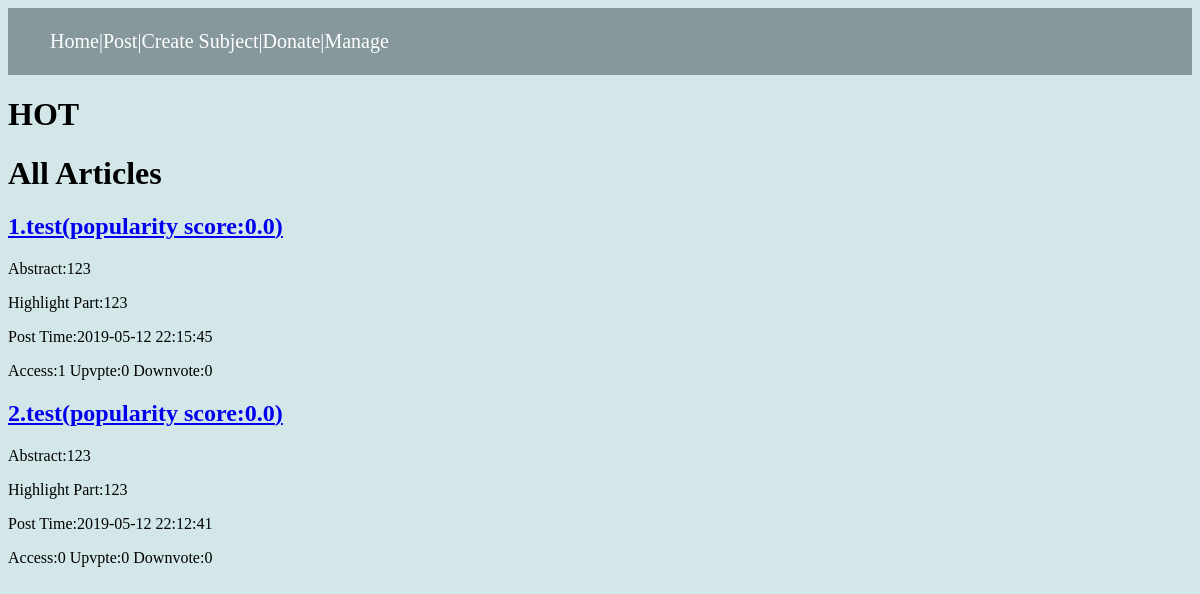
The app's page /subject/1, older data.
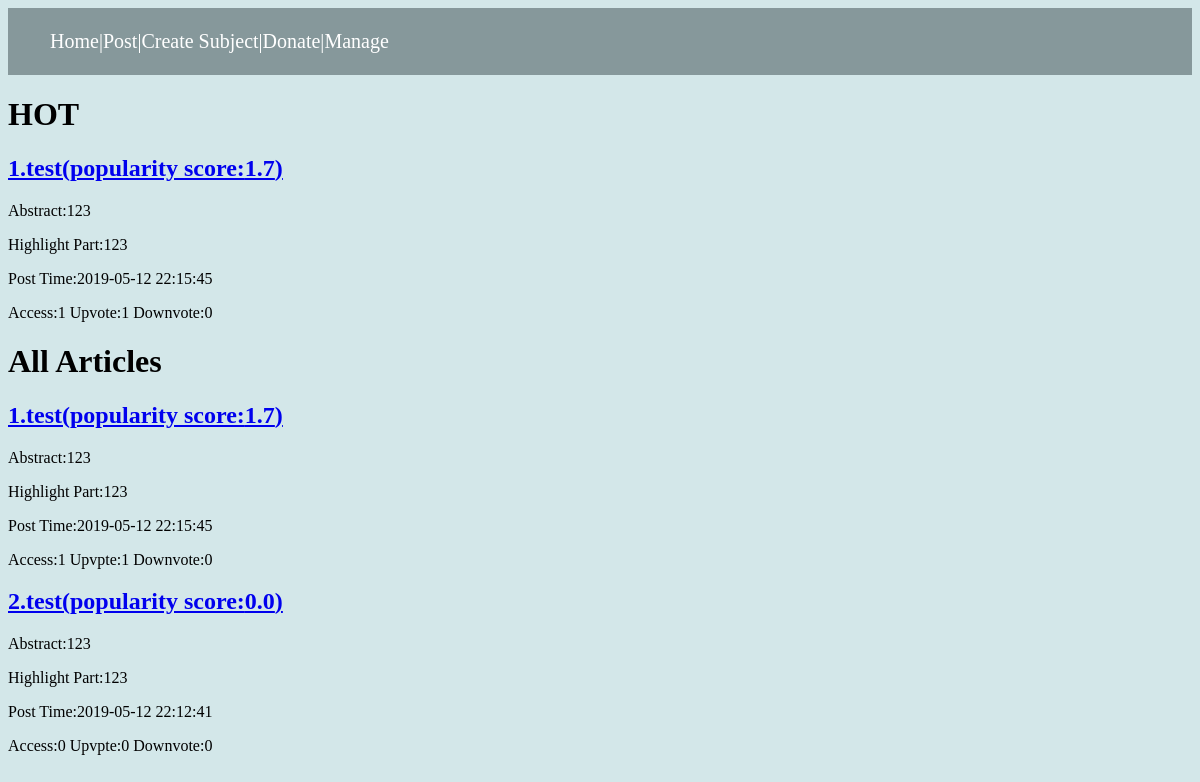
The same page, newer data.
### model.py (models this page shows, shortened)
class Article(db.Model):
    __tablename__ = 'article'
    id = db.Column(db.Integer,primary_key=True)
    title = db.Column(db.Text)
    user_id = db.Column(db.Text,db.ForeignKey('user.id'))
    subject_id = db.Column(db.Integer,db.ForeignKey('subject.id'))
    abstract = db.Column(db.Text)
    highlight_part = db.Column(db.Text)
    postTime = db.Column(db.Text)
    accessNum = db.Column(db.Integer,default=0)
    commentNum = db.Column(db.Integer,default=0)
    upvoteNum = db.Column(db.Integer,default=0)
    downvoteNum = db.Column(db.Integer,default=0)
    hided = db.Column(db.Integer,default=0)
    dl_link = db.Column(db.Text)
    comments = db.relationship('Comment')
    user = db.relationship('User', lazy='subquery')

### app.py (the view)
@app.route('/subject/<subject_id>')
def subject(subject_id):
    subject = subjectService.find_by_id(subject_id)
    articles = articleService.find_by_subject(subject.id)
    articles.reverse()
    particles = []
    for article in articles:
        if article.hided == 1:
            articles.remove(article)
            continue
        article.score=articleService.calPopularity(article)
        if article.score>=0.3 :
            particles.append(article)
    particles.sort(key=lambda item: item.score, reverse=True)
    return render_template('subject.html',subject=subject,articles = articles,particles=particles)

### app.py (called while the page is built)
@app.before_request
def before_request():
    addr = request.remote_addr
    ip = ipService.find_ip_by_ip(addr)
    if ip is None:
        ip = IP(addr=addr, is_blocked=0)
        ipService.insert(ip)
    elif ip.is_blocked == 1:
        os.abort(403)

### services.py (called while the page is built)
    def find_by_id(self,id):
        subject = Subject.query.filter_by(id=id).first()
        return subject

    def calPopularity(self,article):
        return article.upvoteNum/max((article.upvoteNum+article.downvoteNum),1)*(article.accessNum*0.3+article.commentNum*0.7)

    def find_by_subject(self,subject_id):
        articles = Article.query.filter_by(subject_id=subject_id).all()
        return articles

    def find_ip_by_ip(self,addr):
        ip = IP.query.filter_by(addr=addr).first()
        return ip

### templates/subject.html (shortened to what this page needs)
{% extends "base.html" %}
{% block content %}
<div class="particles">
    <h1>HOT</h1>
{% for article in particles %}
          <h2><a href="/article/{{ article.id }}"> {{ loop.index }}.{{ article.title }}(popularity score:{{ article.score }})</a></h2>
            <p>Abstract:{{ article.abstract }}</p>
            <p>Highlight Part:{{ article.highlight_part }}</p>
            <p>Post Time:{{ article.postTime }}</p>
            <p>Access:{{ article.accessNum }} Upvote:{{ article.upvoteNum }} Downvote:{{ article.downvoteNum }}</p>
        {% endfor %}
</div>
<div class="articles">
    <h1>All Articles</h1>
        {% for article in articles %}
            <h2><a href="/article/{{ article.id }}"> {{ loop.index }}.{{ article.title }}(popularity score:{{ article.score }})</a></h2>
            <p>Abstract:{{ article.abstract }}</p>
            <p>Highlight Part:{{ article.highlight_part }}</p>
            <p>Post Time:{{ article.postTime }}</p>
            <p>Access:{{ article.accessNum }} Upvpte:{{ article.upvoteNum }} Downvote:{{ article.downvoteNum }}</p>
        {% endfor %}
 </div>
{% endblock %}

Row changes from the older to the newer data that the page shows:
now on one of the page's lists (row edited): Article: title "test", abstract "123", highlight_part "123", postTime "2019-05-12 22:15:45", accessNum "1", upvoteNum "1", downvoteNum "0"
changed Article (number 1 of 2 on the later page): score "0.0" → "1.7"; upvoteNum "0" → "1"
